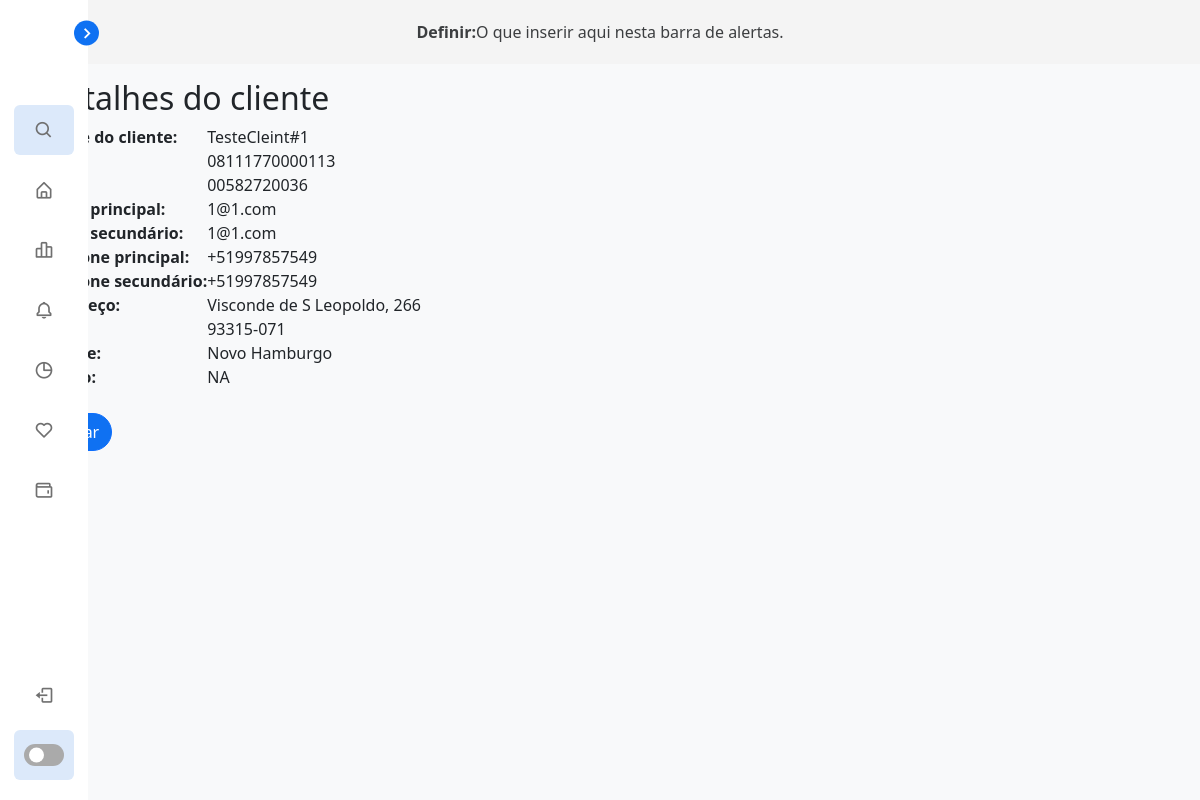
The app's page /clients/detail/1/ (signed in) with its own data.
### clients/models.py (models this page shows, shortened)
class Client(models.Model):
    client_name = models.CharField(max_length=255)
    cnpj = CNPJField(masked=False, null=True, blank=True)
    cpf = CPFField(masked=False, null=True, blank=True)
    email_primary = models.EmailField(null=True, blank=True)
    email_secondary = models.EmailField(null=True, blank=True)
    phone_primary = PhoneNumberField(null=True, blank=True)
    phone_secondary = PhoneNumberField(null=True, blank=True)
    address = models.CharField(max_length=255)
    cep = BRPostalCodeField(null=True, blank=True)
    city = models.CharField(max_length=255)
    neighborhood = models.CharField(max_length=255)
    logo = models.ImageField(upload_to='user_files', null=True, blank=True)
    bio = models.TextField(null=True, blank=True)
    user = models.ForeignKey(User, on_delete=models.SET_NULL, null=True, blank=True)

### clients/views.py (the view)
# urls.py: path('detail/<int:client_id>/', views.detail_client, name='detail_client'),
@login_required
def detail_client(request, client_id):
    client = get_object_or_404(Client, pk=client_id)
    if request.user == client.user:
        return render(request, 'detail_client.html', {'client': client})
    return render(request, 'errors/error_page.html', {'message': 'Você não tem permissão para editar esta empresa'})

### accounts/models.py (called while the page is built)
    def get_first_name(self): # Return the firstname of the user
        first_name = self.full_name.split(' ')
        return first_name

    @property
    def is_active(self):
        return self.active

### clients/templates/detail_client.html
<!DOCTYPE html>
{% extends "base.html" %}
    {% block main %}
    <h2>Detalhes do cliente</h2>
    <table>
        <tr>
          <td><strong>Nome do cliente:</strong></td>
          <td>{{ client.client_name }}</td>
        </tr>
        <tr>
          <td><strong>CNPJ:</strong></td>
          <td>{{ client.cnpj }}</td>
        </tr>
        <tr>
          <td><strong>CPF:</strong></td>
          <td>{{ client.cpf }}</td>
        </tr>
        <tr>
          <td><strong>Email principal:</strong></td>
          <td>{{ client.email_primary }}</td>
        </tr>
        <tr>
          <td><strong>Email secundário:</strong></td>
          <td>{{ client.email_secondary }}</td>
        </tr>
        <tr>
          <td><strong>Telefone principal:</strong></td>
          <td>{{ client.phone_primary }}</td>
        </tr>
        <tr>
          <td><strong>Telefone secundário:</strong></td>
          <td>{{ client.phone_secondary }}</td>
        </tr>
        <tr>
          <td><strong>Endereço:</strong></td>
          <td>{{ client.address }}</td>
        </tr>
        <tr>
          <td><strong>CEP:</strong></td>
          <td>{{ client.cep }}</td>
        </tr>
        <tr>
          <td><strong>Cidade:</strong></td>
          <td>{{ client.city }}</td>
        </tr>
        <tr>
          <td><strong>Bairro:</strong></td>
          <td>{{ client.neighborhood }}</td>
        </tr>
        <tr>
          <td><strong>Bio:</strong></td>
          <td>{{ client.bio }}</td>
        </tr>
      </table>
      <a href="{% url 'edit_client' client.id %}">
          <button class="btn btn-primary" id="btn-bg-blue-1">Editar</button>
      </a>
    {% endblock %}

### templates/base.html (shortened to what this page needs)
<!DOCTYPE html>
{% load static %}
<html lang="en">
<head>
    <link rel="stylesheet" href="{% static 'css/style.css' %}">
    <link href="https://cdn.jsdelivr.net/npm/bootstrap@5.3.2/dist/css/bootstrap.min.css" rel="stylesheet"
    >
    <link href='https://unpkg.com/boxicons@2.1.1/css/boxicons.min.css' rel='stylesheet'>
</head>
<body>
<div class="alertbar">
  <b>Definir: </b> O que inserir aqui nesta barra de alertas.
</div>
    {% block sidebar %}
        <div class="container">
        <nav class="sidebar close">
        <header>
            <div class="image-text">
            </div>
            <i class='bx bx-chevron-right toggle'></i>
        </header>
        <div class="menu-bar">
            <div class="menu">
                <li class="search-box">
                    <i class='bx bx-search icon'></i>
                </li>
                <ul class="menu-links">
                    <li class="nav-link">
                        <a href="#">
                            <i class='bx bx-home-alt icon'></i>
                        </a>
                    </li>
                    <li class="nav-link">
                        <a href="#">
                            <i class='bx bx-bar-chart-alt-2 icon'></i>
                        </a>
                    </li>
                    <li class="nav-link">
                        <a href="#">
                            <i class='bx bx-bell icon'></i>
                        </a>
                    </li>
                    <li class="nav-link">
                        <a href="#">
                            <i class='bx bx-pie-chart-alt icon'></i>
                        </a>
                    </li>
                    <li class="nav-link">
                        <a href="#">
                            <i class='bx bx-heart icon'></i>
                        </a>
                    </li>
                    <li class="nav-link">
                        <a href="#">
                            <i class='bx bx-wallet icon'></i>
                        </a>
                    </li>
                </ul>
            </div>
            <div class="bottom-content">
                <li class="">
                    <a href="#">
                        <i class='bx bx-log-out icon'></i>
                    </a>
                </li>
                <li class="mode" id="darkModeToggle">
                <div class="toggle-switch">
                    <span class="switch"></span>
                </div>
            </li>
            </div>
        </div>
    </nav>
    </div>
    {% endblock %}
    <div class="container">
        {% block main %}
        {% endblock %}
    </div>
</body>
</html>

### staticfiles/css/style.css (style rules this page uses)
.alertbar { padding: 20px; background-color: #F4F4F4; color: #3c3e40; margin-bottom: 15px; align-items: center; justify-content: center; display:flex; text-align: center; }
* { margin: 0; padding: 0; box-sizing: border-box; }
:root { --body-color: #E4E9F7; --sidebar-color: #FFF; --primary-color: #0F71F2; --primary: #0F71F2; --primary-color-light: #dce9fa; --toggle-color: #aaa; --text-color: #707070; --tran-03: all 0.2s ease; --tran-03: all 0.3s ease; --tran-04: all 0.3s ease; --tran-05: all 0.3s ease; }
.sidebar { position: fixed; top: 0; left: 0; height: 100%; width: 250px; padding: 10px 14px; background: var(--sidebar-color); transition: var(--tran-05); z-index: 100; }
.sidebar.close { width: 88px; }
.sidebar li { height: 50px; list-style: none; display: flex; align-items: center; margin-top: 10px; }
.sidebar header .image, .sidebar .icon { min-width: 60px; border-radius: 6px; }
.sidebar .icon { min-width: 60px; border-radius: 6px; height: 100%; display: flex; align-items: center; justify-content: center; font-size: 20px; }
.sidebar .text, .sidebar .icon { color: var(--text-color); transition: var(--tran-03); }
.sidebar header { position: relative; }
.sidebar header .image-text { display: flex; align-items: center; }
.sidebar header .toggle { position: absolute; top: 50%; right: -25px; transform: translateY(-50%) rotate(180deg); height: 25px; width: 25px; background-color: var(--primary-color); color: var(--sidebar-color); border-radius: 50%; display: flex; align-items: center; justify-content: center; font-size: 22px; cursor: pointer; transition: var(--tran-05); }
.sidebar.close .toggle { transform: translateY(-50%) rotate(0deg); }
.sidebar .menu { margin-top: 40px; }
.sidebar li.search-box { border-radius: 6px; background-color: var(--primary-color-light); cursor: pointer; transition: var(--tran-05); }
.sidebar li a { list-style: none; height: 100%; background-color: transparent; display: flex; align-items: center; height: 100%; width: 100%; border-radius: 6px; text-decoration: none; transition: var(--tran-03); }
.sidebar .menu-bar { height: calc(100% - 55px); display: flex; flex-direction: column; justify-content: space-between; overflow-y: scroll; }
.sidebar .menu-bar .mode { border-radius: 6px; background-color: var(--primary-color-light); position: relative; transition: var(--tran-05); }
.menu-bar .bottom-content .toggle-switch { position: absolute; right: 0; height: 100%; min-width: 60px; display: flex; align-items: center; justify-content: center; border-radius: 6px; cursor: pointer; }
.toggle-switch .switch { position: relative; height: 22px; width: 40px; border-radius: 25px; background-color: var(--toggle-color); transition: var(--tran-05); }
.switch::before { content: ''; position: absolute; height: 15px; width: 15px; border-radius: 50%; top: 50%; left: 5px; transform: translateY(-50%); background-color: var(--sidebar-color); transition: var(--tran-04); }
.menu-links { padding-left: 0; }
#btn-bg-blue-1 { background-color: var(--primary); border-radius: 24px; }

### records on screen
Client: client_name "TesteCleint#1", cnpj "08111770000113", cpf "00582720036", email_primary "1@1.com", email_secondary "1@1.com", phone_primary "+51997857549", phone_secondary "+51997857549", address "Visconde de S Leopoldo, 266", cep "93315-071", city "Novo Hamburgo", neighborhood "NA"
